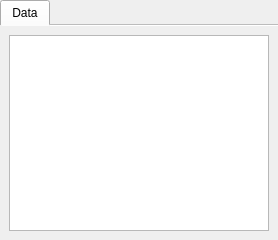
                                        <widget class="QSplitter" name="data_stack_split">
                                            <property name="orientation">
                                                <enum>Qt::Horizontal</enum>
                                            </property>
                                            <widget class="QTabWidget" name="segmentTabWidget">
                                                <property name="enabled">
                                                    <bool>true</bool>
                                                </property>
                                                <property name="autoFillBackground">
                                                    <bool>false</bool>
                                                </property>
                                                <property name="styleSheet">
                                                    <string notr="true"/>
                                                </property>
                                                <property name="tabShape">
                                                    <enum>QTabWidget::Rounded</enum>
                                                </property>
                                                <property name="currentIndex">
                                                    <number>0</number>
                                                </property>
                                                <property name="documentMode">
                                                    <bool>true</bool>
                                                </property>
                                                <property name="tabsClosable">
                                                    <bool>false</bool>
                                                </property>
                                                <property name="tabBarAutoHide">
                                                    <bool>false</bool>
                                                </property>
                                                <widget class="QWidget" name="tabData">
                                                    <attribute name="title">
                                                        <string>Data</string>
                                                    </attribute>
                                                    <layout class="QGridLayout" name="gridLayout">
                                                        <item row="0" column="0">
                                                            <widget class="QTreeView" name="treeViewData">
                                                                <property name="textElideMode">
                                                                    <enum>Qt::ElideLeft</enum>
                                                                </property>
                                                                <property name="indentation">
                                                                    <number>10</number>
                                                                </property>
                                                                <attribute name="resizeToContents">
                                                                    <bool>false</bool>
                                                                </attribute>
                                                            </widget>
                                                        </item>
                                                    </layout>
                                                </widget>
                                            </widget>
                                        </widget>
